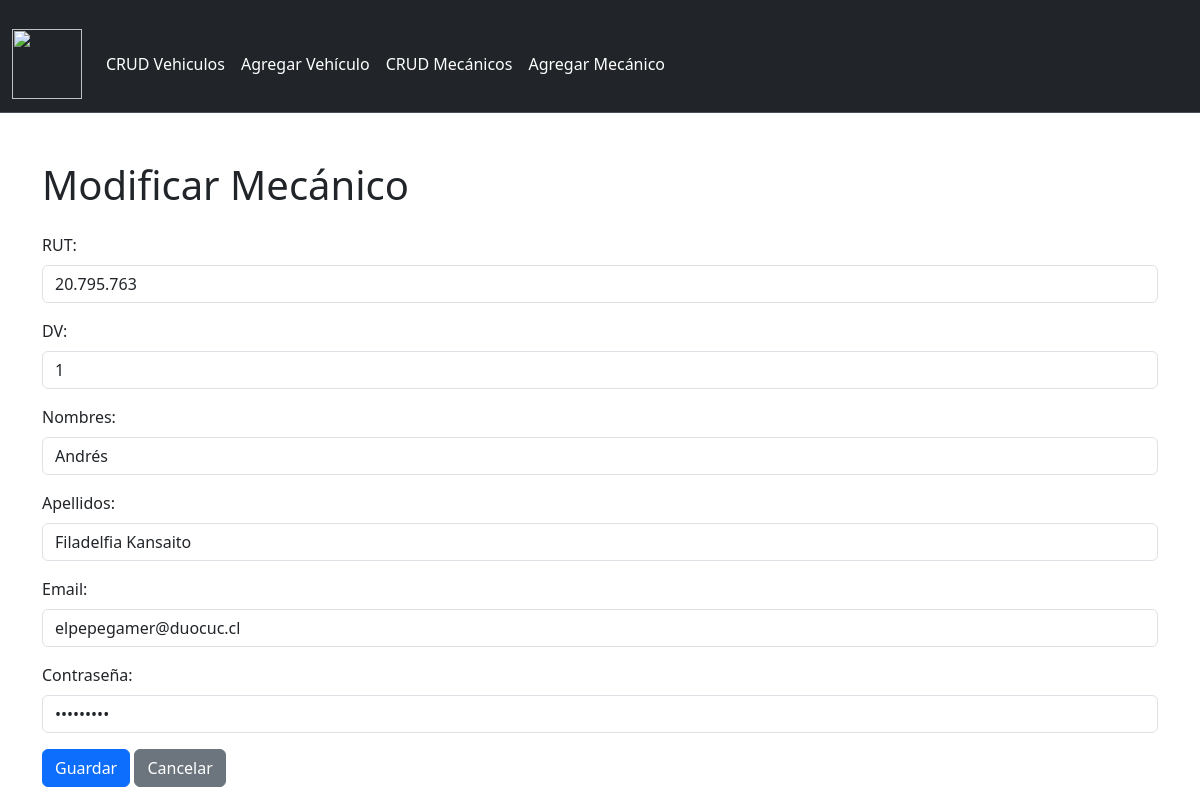
The page /mecanico_edit/20.795.763 on the database its author committed.
### taller_makween/models.py (models this page shows, shortened)
class Mecanico(models.Model):
    rut = models.CharField(max_length=12, primary_key=True )
    dv = models.CharField(max_length=1)
    nombres = models.CharField(max_length=100)
    apellidos = models.CharField(max_length=100)
    email = models.EmailField() # Email field para verificar "@"
    contraseña = models.CharField(max_length=100)

### taller_makween/views.py (the view, shortened to what this page needs)
# urls.py: path('mecanico_edit/<str:pk>', views.mecanico_edit, name='mecanico_edit'),
def mecanico_edit(request, pk):
    mecanico = get_object_or_404(Mecanico, rut=pk)
    context = {'mecanico': mecanico}
    return render(request, 'taller_makween/mecanico_edit.html', context)

### taller_makween/templates/taller_makween/mecanico_edit.html (shortened to what this page needs)
{% load static %}
<!DOCTYPE html>
<html lang="es">
<head>
    {% load bootstrap5 %}
    {% bootstrap_css %}
    <link rel="stylesheet" href="{% static 'CSS/style.css' %}">
</head>
<body>
    <nav class="navbar navbar-expand-lg bg-dark border-bottom border-body" data-bs-theme="dark">
        <div class="container-fluid">
            <a class="navbar-brand" href="{% url 'index' %}">
                <img src="{% static 'IMG/archivoImg/logo.jpg' %}" alt="" width="70" height="70">
            </a>
            <div class="collapse navbar-collapse" id="navbarNav">
                <ul class="navbar-nav me-auto mb-2 mb-lg-0">
                    <li class="nav-item">
                        <a class="nav-link active" aria-current="page" href="{% url 'crud' %}">CRUD Vehiculos</a>
                    </li>
                    <li class="nav-item">
                        <a class="nav-link active" aria-current="page" href="{% url 'vehiculosAdd' %}">Agregar Vehículo</a>
                    </li>
                    <li class="nav-item">
                        <a class="nav-link active" aria-current="page" href="{% url 'crud_Mecanicos' %}">CRUD Mecánicos</a>
                    </li>
                    <li class="nav-item">
                        <a class="nav-link active" aria-current="page" href="{% url 'mecanico_add' %}">Agregar Mecánico</a>
                    </li>
                </ul>
            </div>
        </div>
    </nav>
    <div class="container mt-5">
        {% block content %}
        <h1 class="mb-4">Modificar Mecánico</h1>
        <form method="post" action="{% url 'mecanico_edit' mecanico.rut %}">
            <div class="mb-3">
                <label for="rut" class="form-label">RUT:</label>
                <input type="text" class="form-control" id="rut" name="rut" value="{{ mecanico.rut }}" readonly>
            </div>
            <div class="mb-3">
                <label for="dv" class="form-label">DV:</label>
                <input type="text" class="form-control" id="dv" name="dv" value="{{ mecanico.dv }}">
            </div>
            <div class="mb-3">
                <label for="nombres" class="form-label">Nombres:</label>
                <input type="text" class="form-control" id="nombres" name="nombres" value="{{ mecanico.nombres }}">
            </div>
            <div class="mb-3">
                <label for="apellidos" class="form-label">Apellidos:</label>
                <input type="text" class="form-control" id="apellidos" name="apellidos" value="{{ mecanico.apellidos }}">
            </div>
            <div class="mb-3">
                <label for="email" class="form-label">Email:</label>
                <input type="email" class="form-control" id="email" name="email" value="{{ mecanico.email }}">
            </div>
            <div class="mb-3">
                <label for="contraseña" class="form-label">Contraseña:</label>
                <input type="password" class="form-control" id="contraseña" name="contraseña" value="{{ mecanico.contraseña }}">
            </div>
            <button type="submit" class="btn btn-primary">Guardar</button>
            <a href="{% url 'crud_Mecanicos' %}" class="btn btn-secondary">Cancelar</a>
        </form>
        {% endblock %}
    </div>
</body>
</html>

### taller_makween/static/CSS/style.css (style rules this page uses)
body, html { margin: 0; padding: 0; height: 100%; }
.container-fluid { padding-top: 1rem; }

### rows shown on the page
Mecanico: rut "20.795.763", dv "1", nombres "Andrés", apellidos "Filadelfia Kansaito", email "elpepegamer@duocuc.cl"
